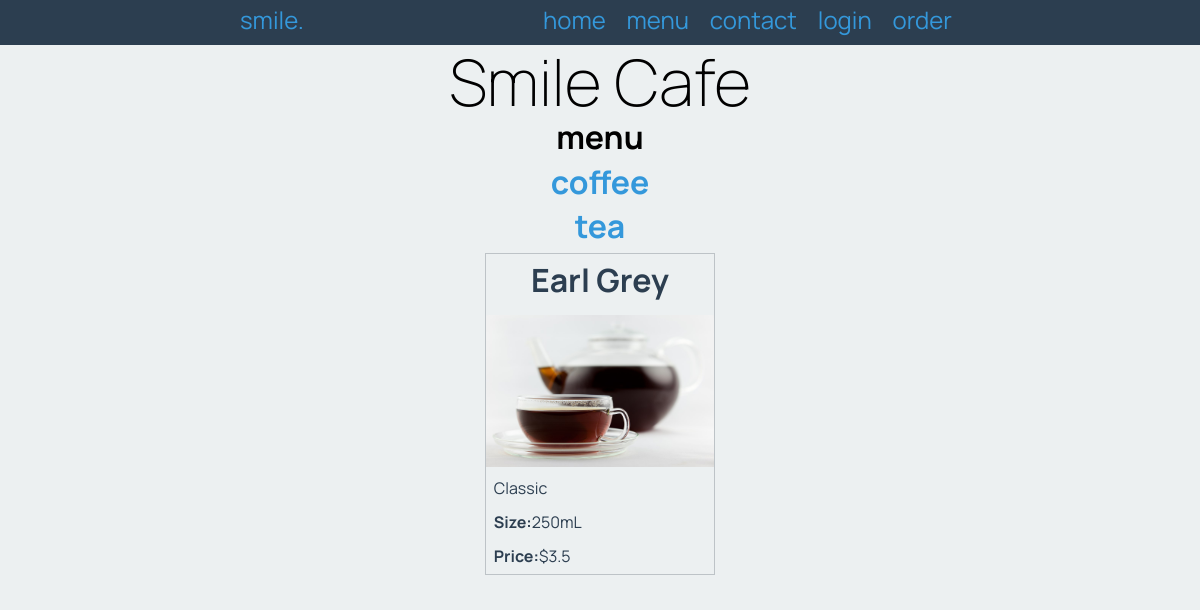
The app's page /menu/2, older data.
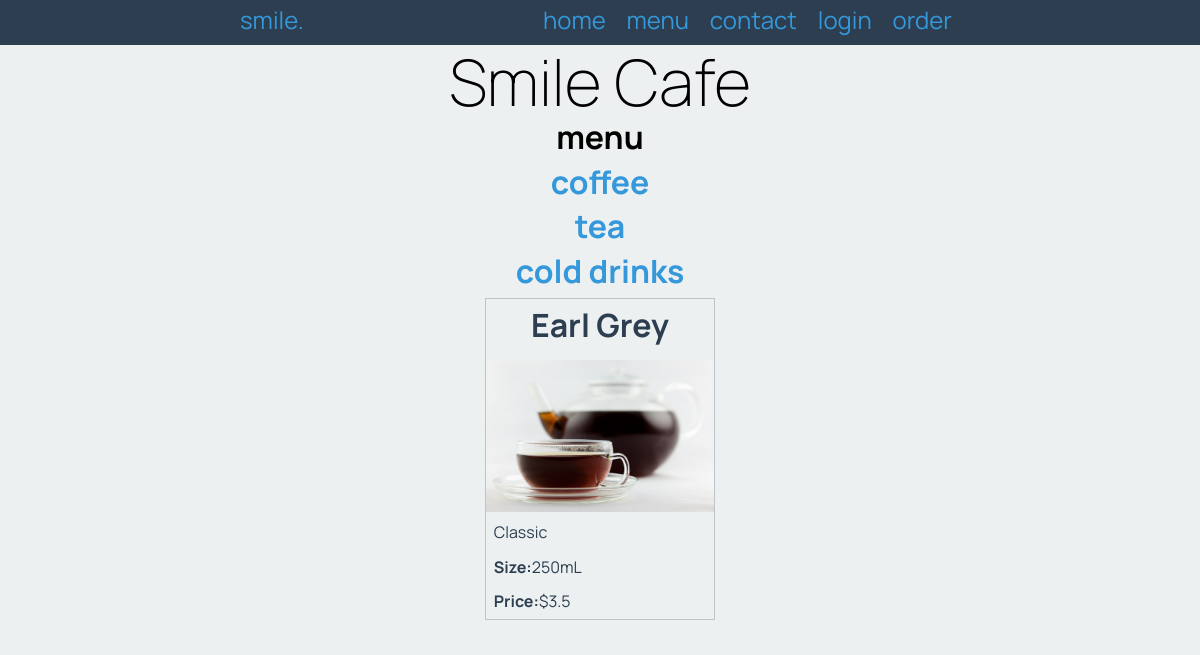
The same page, newer data.
### tables this page shows
CREATE TABLE Category (
	id integer PRIMARY KEY AUTOINCREMENT,
	Name varchar
);

CREATE TABLE Product (
	id integer PRIMARY KEY AUTOINCREMENT,
	Product_name varchar,
	Product_description varchar,
	Product_size varchar,
	Product_image varchar,
	Product_price float,
	cat_id integer
);

### app.py (the view)
@app.route('/menu/<cat_id>')
def render_menu(cat_id):
    order_start = request.args.get('order')
    if order_start == 'start':
        session['order'] = []
    con = open_database(DATABASE)
    query = "SELECT * FROM Category"
    cur = con.cursor()
    cur.execute(query)
    category_list = cur.fetchall()
    print(category_list)
    query = "SELECT * FROM Product WHERE cat_id = ? ORDER BY Product_name "
    cur = con.cursor()
    cur.execute(query, (cat_id, ))
    product_list = cur.fetchall()
    con.close()
    return render_template("menu.html", categories=category_list, products=product_list, logged_in=is_logged_in(),
                           ordering=is_ordering())

### app.py (called while the page is built)
def open_database(db_name):
    try:
        connection = sqlite3.connect(db_name)
        return connection
    except Error as e:
        print(e)
        return None

def is_logged_in():
    if session.get("email") is None:
        print("not logged in")
        return False
    else:
        print("logged in")
        return True

def is_ordering():
    if session.get('order') is None:
        print("not ordering")
    else:
        print("ordering")
        return False

### templates/menu.html
{% extends 'base.html' %}
{% block pageheading %}
menu
{% endblock %}
{% block main %}
<div class="category-menu">
        <ul>
            {% for category in categories %}
            <li class="category-item">
                <a href="/menu/{{ category[0] }}"><h2>{{ category[1] }}</h2></a>
            </li>
            {% endfor %}
        </ul>
    </div>
<div class="products">
    {% for product in products %}
    <div class="product-box">
        <div class="product-box-heading"><h2>{{ product[1] }}</h2></div>
        <div class="product-box-image"><img src="/static/images/{{ product[4] }}.jpg"></div>
        <div class="product-box-info">{{ product[2] }}</div>
        <div class="product-box-info"><strong>Size:</strong>{{ product[3] }}</div>
        <div class="product-box-info"><strong>Price:</strong>${{ product[5] }}</div>
    </div>
    {% endfor %}
</div>
{% endblock %}

### templates/base.html (shortened to what this page needs)
<!DOCTYPE html>
<html>
<head>
    <link rel="stylesheet" href="https://cdnjs.cloudflare.com/ajax/libs/normalize/8.0.1/normalize.css"/>
    <link href="{{ url_for('static', filename='smile.css') }}" rel="stylesheet">
</head>
<body>
<nav>
    <div class="container">
        <div class="navbar-brand">smile.</div>
        <div class="navbar-links">
            <a href="/">home</a>
            <a href="/menu/1">menu</a>
            <a href="/contact">contact</a>
            {% if logged_in %}
            <a href="/logout">logout</a>
            <a href="/admin">admin</a>
            {% else %}
            <a href="/login">login</a>
            {% endif %}
            {% if is_ordering %}
            <a href="/cart">cart</a>
            {% else %}
            <a href="/menu/1?order=start">order</a>
            {% endif %}
        </div>
    </div>
</nav>
<div class="container">
    <header>
        <h1>Smile Cafe</h1>
        <h2>{% block pageheading %}{% endblock %}</h2>
    </header>
    <main>
        {% block main %}
        {% endblock %}
    </main>
</div>
</body>
</html>

### static/smile.css (style rules this page uses)
* { font-family: 'Manrope', sans-serif; padding: 0; margin: 0; box-sizing: border-box; }
body { background-color: rgba(236, 240, 241, 1.0); }
.container { width: 60vw; margin: auto; }
.container::after { content: ""; clear: both; display: table; }
img { max-width: 100%; }
h1 { text-align: center; font-weight: 200; font-size: 4rem; margin: 0; }
h2 { font-size: 2rem; text-align: center; margin: 0 0 0.5rem 0; }
nav { background-color: rgba(44, 62, 80, 1.0); text-align: center; font-size: 1.5rem; padding-top: 0.4rem; padding-bottom: 0.7rem; color: rgba(52, 152, 219, 1.0); }
.navbar-brand { display: inline; float: left; }
.navbar-links { display: inline; float: right; }
nav a { padding: 0 0.5rem; font-size: 1.5rem; }
a, a:visited { color: rgba(52, 152, 219, 1.0); text-decoration: none; }
.products { display: flex; flex-wrap: wrap; justify-content: space-evenly; }
.product-box { width: 32%; border: 1px solid rgba(189, 195, 199, 1.0); color: rgba(44, 62, 80, 1.0); margin-bottom: 0.5rem; }
.product-box-heading { padding: 0.5rem; }
.product-box-image { max-height: 250px; overflow: clip; }
.product-box-info { padding: 0.5rem; }
.category-menu ul { list-style-type: none; font-size:2cm; text-align:center; }
.category-item { display: inline; }
.category-item a { color: rgba(52, 152, 219, 1.0); }

Row changes from the older to the newer data that the page shows:
added Category: Name "cold drinks"
